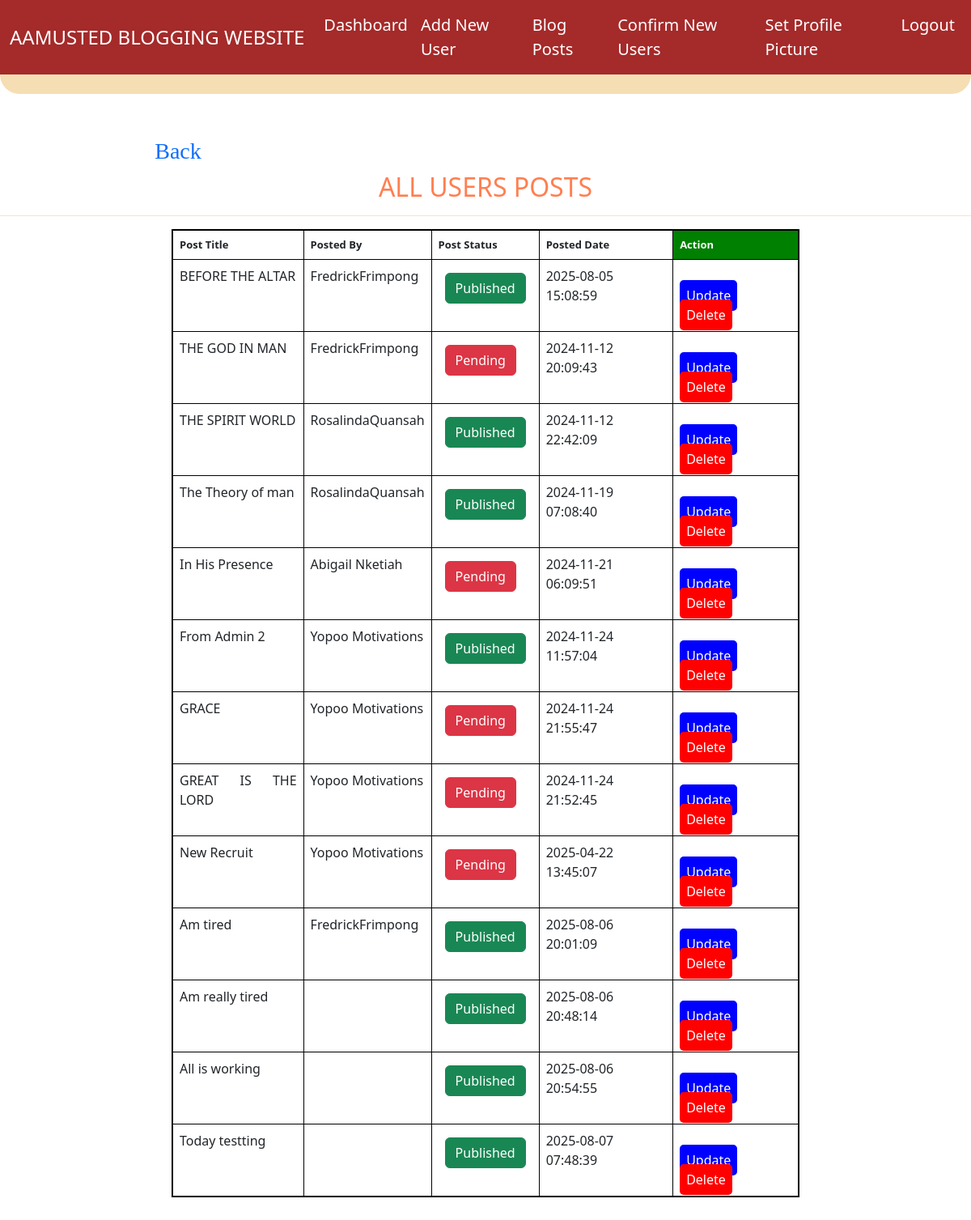
Page /admin/view_all_posts.php on the committed database.
### tables this page shows
CREATE TABLE `blog_posts` (
  `post_id` int(11) NOT NULL,
  `user_id` int(10) NOT NULL,
  `fname` varchar(255) NOT NULL,
  `lname` varchar(255) NOT NULL,
  `title` varchar(255) NOT NULL,
  `description` varchar(255) NOT NULL,
  `content` text NOT NULL,
  `content_image` varchar(255) NOT NULL,
  `date` datetime NOT NULL,
  `status` varchar(100) NOT NULL
);

### admin/view_all_posts.php (the view, shortened to what this page needs)
<!DOCTYPE html>
<html lang="en">
<head>
     <link href="https://cdn.jsdelivr.net/npm/bootstrap@5.0.2/dist/css/bootstrap.min.css" rel="stylesheet" >
     <link rel="stylesheet" href="//maxcdn.bootstrapcdn.com/font-awesome/4.3.0/css/font-awesome.min.css">
    <link rel="stylesheet" href="https://cdnjs.cloudflare.com/ajax/libs/font-awesome/6.1.1/css/all.min.css" />
    <link rel="stylesheet" href="assets/css/bootstrap.min.css">
    <link rel="stylesheet" href="..\includes/header.css">
</head>
<body>
      <?php
      include"..\includes/super_admin_header.php";
      ?>
      <div class="container-fluid" id="profile-pic-bg" ><br>
      </div><br>
            <div class="container">
              <div class="row">
                <div class="col-md-4">
                <div class="card-header" style="border-radius: 20px;text-align:center">
                <a href="super_admin.php"> <h3>Back</h3></a>
                    </div>
                </div>
                <div class="col-md-4">
                </div>
                <div class="col-md-4">
                </div>
              </div>
            </div>
      <h2 style="text-align: center;color:coral">ALL USERS POSTS <hr></h2>
    <div class="container-fluid">
        <div class="row">
            <div class="col-md-2"></div>
            <div class="col-md-8">
            <table id="datatableid" class="table"  style="border:2px solid black; background-color:gray;" >
              <thead style="font-size:13px;" >
                <tr>
                  <th class="text-dark" style="border: 1px solid black;background:white">Post Title</th>
                  <th class="text-dark" style="border: 1px solid black;background:white">Posted By</th>
                  <th class="text-dark" style="border: 1px solid black;background:white">Post Status</th>
                  <th class="text-dark" style="border: 1px solid black;background:white">Posted Date</th>
                  <th class="text-light" style="border: 1px solid black;background:green">Action</th>
                </tr>
              </thead>
              <tbody id="table-body" class=" table" style="color:navy; font-size: 16px; text-align: justify;">
                <?php
                     $sql = "SELECT * FROM `blog_posts`  ";
                    $query= mysqli_query($conn, $sql);
                    while($row = mysqli_fetch_assoc($query)){
                      ?>
                        <tr>
                          <td class="text-dark" style="border: 1px solid black;background:white"><?php echo $row['title']?></td>
                          <td class="text-dark" style="border: 1px solid black;background:white"><?php echo $row['fname'] . $row['lname'];?></td>
                          <td class="text-dark" style="border: 1px solid black;background:white">
                          <?php
                          if($row['status']==1){
                            echo'<p><a href="activate_post.php?post_id=' . $row['post_id'].'&status=0" class="btn btn-success">Published</a></p>';
                          }else{
                            echo'<p><a href="activate_post.php?post_id=' . $row['post_id'].'&status=1" class="btn btn-danger">Pending</a></p>';
                          }
                          ?>
                          </td>
                          <td class="text-dark" style="border: 1px solid black;background:white"><?php echo $row['date']?></td>
                          <td style="border: 1px solid black;background:white;"><br>
                            <a href="super_update_post.php?update_id=<?php echo $row['post_id']?>" id="post-update">Update</a>
                            <a onclick="return confirm('Do You Really Want to Delete This Record? ')"  href="super_delete_post.php?delete_id=<?php echo $row['post_id']?>" id="post-delete">Delete</a>
                          </td>
                        </tr>
                      <?php
                    }
                ?>
              </tbody>
            </table>
            </div>
            <div class="col-md-2"></div>
        </div>
    </div><br><br>
</body>
</html>

### includes/super_admin_header.php (style rules this page uses)
* { margin: 0; padding: 0; box-sizing: border-box; }

### admin/view_all_posts.php (style rules this page uses)
body { overflow: scroll; }
.card-header a { text-decoration: none; font-family:Georgia, 'Times New Roman', Times, serif; font-size: 25px; }
#post-update { text-decoration: none; background-color: blue; color: white; border-radius: 5px; }
#post-delete { text-decoration: none; background-color: red; color: white; border-radius: 5px; }
#profile-pic-bg { background-color: wheat; margin-bottom:30px; border-bottom-right-radius: 50px; border-bottom-left-radius: 50px; }

### rows in the picture
blog_posts: title "BEFORE THE ALTAR", fname "Fredrick", lname "Frimpong", date "2025-08-05 15:08:59"
blog_posts: title "THE GOD IN MAN", fname "Fredrick", lname "Frimpong", date "2024-11-12 20:09:43"
blog_posts: title "THE SPIRIT WORLD", fname "Rosalinda", lname "Quansah", date "2024-11-12 22:42:09"
blog_posts: title "The Theory of man", fname "Rosalinda", lname "Quansah", date "2024-11-19 07:08:40"
blog_posts: title "In His Presence", fname "Abigail", lname "Nketiah", date "2024-11-21 06:09:51"
blog_posts: title "From Admin 2", fname "Yopoo", lname "Motivations", date "2024-11-24 11:57:04"
blog_posts: title "GRACE", fname "Yopoo", lname "Motivations", date "2024-11-24 21:55:47"
blog_posts: title "GREAT IS THE LORD", fname "Yopoo", lname "Motivations", date "2024-11-24 21:52:45"
blog_posts: title "New Recruit", fname "Yopoo", lname "Motivations", date "2025-04-22 13:45:07"
blog_posts: title "Am tired", fname "Fredrick", lname "Frimpong", date "2025-08-06 20:01:09"
blog_posts: title "Am really tired", date "2025-08-06 20:48:14"
blog_posts: title "All is working", date "2025-08-06 20:54:55"
blog_posts: title "Today testting", date "2025-08-07 07:48:39"
